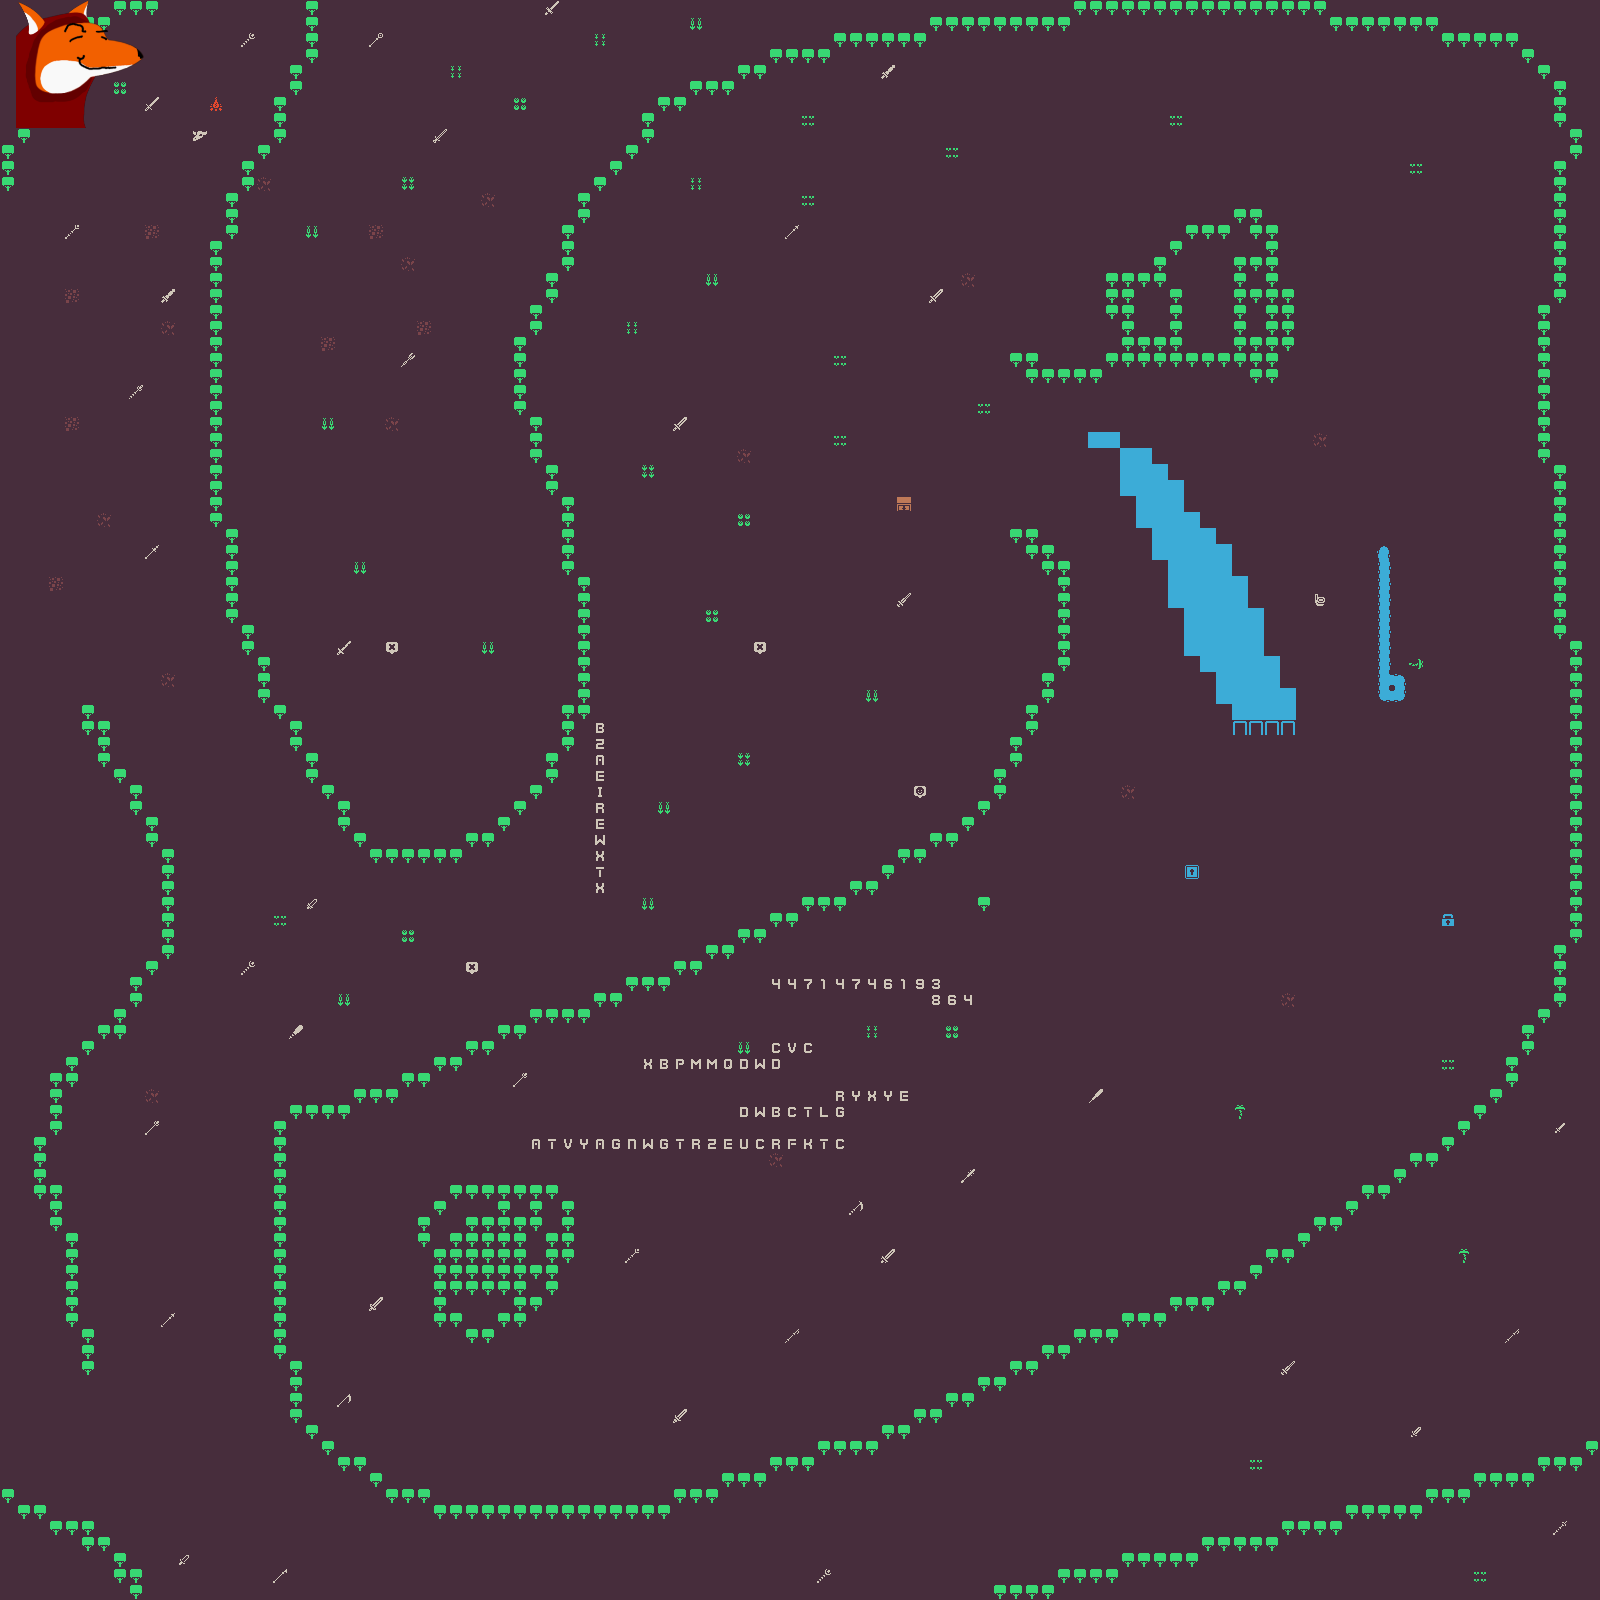

Below is a game level as drawn by its tile map, then a one-line description and the .tmx that defines it (tile-layer data replaced by summaries):
An orthogonal 100x100 tile map with 16x16 px tiles, 3 tile layers (Tile Layer 1, Tile Layer 2, Tile Layer 3), 1 image layer and 14 objects.

<map version="1.4" tiledversion="1.4.2" orientation="orthogonal" renderorder="right-down" width="100" height="100" tilewidth="16" tileheight="16" infinite="0" nextlayerid="7" nextobjectid="16">
 <editorsettings>
  <export target="test.lua" format="lua" />
 </editorsettings>
 <tileset firstgid="1" name="colored" tilewidth="16" tileheight="16" spacing="1" tilecount="1024" columns="32">
  <image source="tileset_legacy.png" width="543" height="543" />
  <tile id="37">
   <properties>
    <property name="collision" type="bool" value="true" />
   </properties>
  </tile>
  <tile id="168">
   <properties>
    <property name="zOffset" type="float" value="1" />
   </properties>
  </tile>
 </tileset>
 <layer id="1" name="Tile Layer 1" width="100" height="100">
  <properties>
   <property name="zOffset" type="float" value="32" />
  </properties>
  <data>[10000 cells, 10000 non-empty, 80 distinct tile ids]</data>
 </layer>
 <layer id="2" name="Tile Layer 2" width="100" height="100" tintcolor="#005500">
  <data>[10000 cells, 78 non-empty, 2 distinct tile ids]</data>
 </layer>
 <group id="4" name="Group 1">
  <properties>
   <property name="zOffset" type="float" value="-0.01" />
  </properties>
  <layer id="6" name="Tile Layer 3" width="100" height="100">
   <data>[10000 cells, 619 non-empty, 1 distinct tile ids]</data>
  </layer>
  <objectgroup id="3" name="Object Layer 1">
   <object id="1" gid="169" x="976" y="160" width="16" height="16" />
   <object id="2" gid="169" x="1024" y="128" width="16" height="16" />
   <object id="3" gid="400" x="992" y="256" width="16" height="16">
    <properties>
     <property name="collision" type="bool" value="true" />
    </properties>
   </object>
   <object id="4" gid="400" x="1072" y="192" width="16" height="16">
    <properties>
     <property name="collision" type="bool" value="true" />
    </properties>
   </object>
   <object id="5" gid="400" x="880" y="224" width="16" height="16">
    <properties>
     <property name="player" type="bool" value="true" />
    </properties>
   </object>
   <object id="6" x="744.167" y="147.5" width="83" height="19">
    <text wrap="1">Hello World</text>
   </object>
   <object id="7" x="871.333" y="97.3333" width="84.3333" height="74.3333">
    <properties>
     <property name="bool" type="bool" value="true" />
     <property name="color" type="color" value="#ffff5500" />
     <property name="int" type="int" value="2" />
     <property name="obj" type="object" value="13" />
     <property name="pi" type="float" value="3.14" />
     <property name="string" value="neet" />
    </properties>
   </object>
   <object id="8" x="1068" y="73" width="57" height="85.6667" />
   <object id="9" x="1021" y="227.667" />
   <object id="10" x="817" y="266.333" />
   <object id="11" x="729.75" y="144.25">
    <polygon points="0,0 -60.5,64.75 -7.5,114.75 62.5,47.25 1.5,18.5" />
   </object>
   <object id="12" x="763.5" y="92.75" width="39.75" height="17.75">
    <ellipse />
   </object>
   <object id="13" x="678" y="302.5">
    <point />
   </object>
   <object id="14" x="871.75" y="328.5">
    <point />
   </object>
  </objectgroup>
  <imagelayer id="5" name="Image Layer 1" offsetx="16" offsety="0">
   <image source="sass.png" width="128" height="128" />
   <properties>
    <property name="zOffset" type="float" value="-16" />
   </properties>
  </imagelayer>
 </group>
</map>
